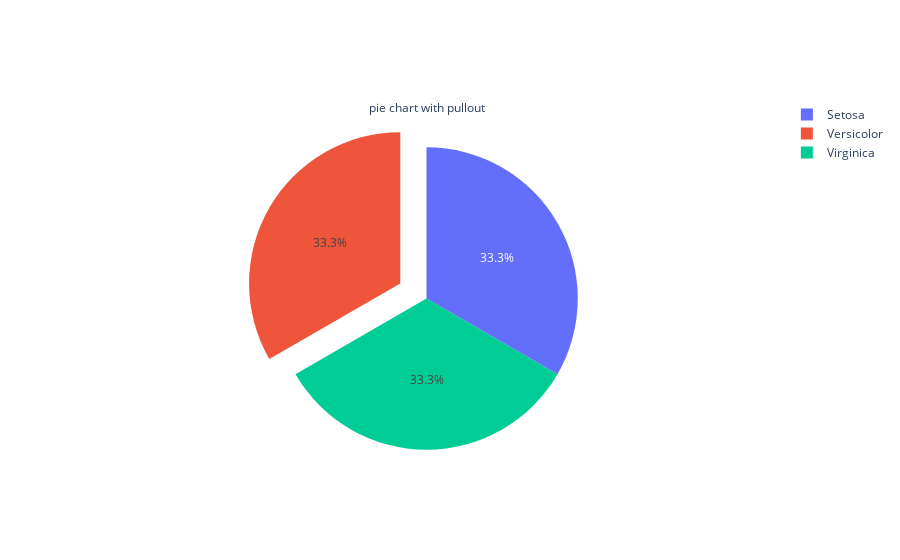

The notebook cell saved with this chart:
### Code cell
import plotly.graph_objects as go
labels=v.index.tolist()
values=[50, 50, 50]
fig= go.Figure(data=[go.Pie(labels= labels, values= values, pull=[0, 0.2, 0], title= 'pie chart with pullout')])
fig.show()

### Figure 1 — Plotly figure (JSON) as saved in the notebook; plotly's stock layout.template omitted (floating-point values rounded to 4 significant figures)
{"data": [{"labels": ["Setosa", "Versicolor", "Virginica"], "pull": [0, 0.2, 0], "title": {"text": "pie chart with pullout"}, "type": "pie", "values": [50, 50, 50]}], "layout": {}}
